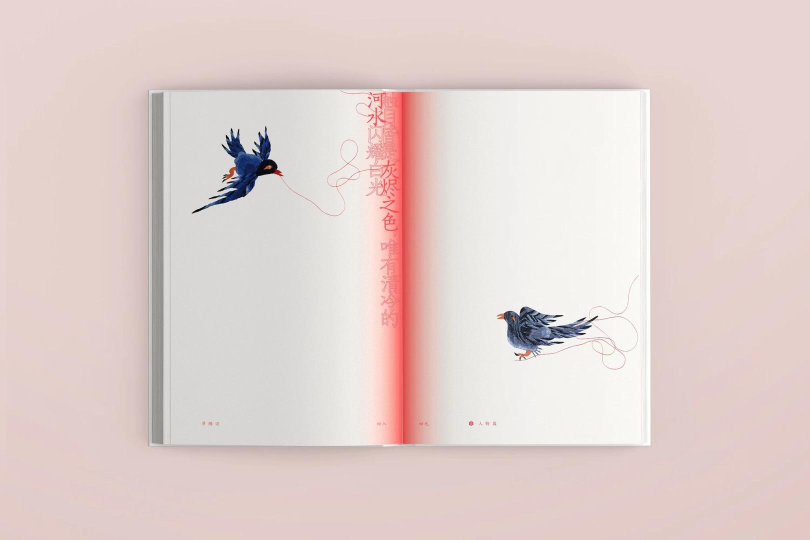
#> input picture knowledge/book-component-libraries/chapter-opener/assets/CHO-CN-0001.jpg, 1620 x 1080 px, given in place of chapter-opener-v001-300dpi.png, which was not available (shown at 1/2 size)
$ python render_lost_human_world_png_flipbook.py
#> lines starting #> are read from the running program, lines starting #| are printed output that depends on the picture; pictures that were not available may be replaced by others from this repository, and a replacement may not be noted
#!/usr/bin/env python3
"""Build a PNG-page StPageFlip variant from the approved V002 sample."""

from __future__ import annotations

import argparse
import re
from pathlib import Path

from PIL import Image

from render_lost_human_world_flipbook import render as render_v002


ROOT = Path(__file__).resolve().parents[1]
PROJECT = ROOT / "projects" / "lost-human-world-cover"
EBOOK = PROJECT / "ebook"
PAGE_DIR = EBOOK / "pages-v003"
OUTPUT = EBOOK / "lost-human-world-ebook-v003-png.html"
RENDER_SOURCE = EBOOK / ".page-render-v003.html"
CHAPTER_ASSET = (
    PROJECT
    / "chapter-opener"
    / "generated"
    / "chapter-opener-v001-300dpi.png"
)
FULL_COVER_ASSET = PROJECT / "generated" / "full-cover-v001-preview.png"

PAGE_FILES = (
    "00-front-cover.png",
    "01-inside-front-cover.png",
    "02-title-page.png",
    "03-toc-left.png",
    "04-toc-right.png",
    "05-chapter-opener-left.png",
    "06-chapter-opener-right.png",
    "07-body-6.png",
    "08-body-7.png",
    "09-body-8.png",
    "10-body-9.png",
    "11-body-10.png",
    "12-body-11.png",
    "13-back-cover.png",
)


# [57 lines left out: functions physical_pages, render_capture_source, png_page_markup, not called in this run]


def install_approved_png_overrides() -> None:
    """Bind the approved chapter spread and back-cover trim to their slots."""
    PAGE_DIR.mkdir(parents=True, exist_ok=True)
    with Image.open(CHAPTER_ASSET) as chapter:
#> chapter is the input picture: PIL image 1620x1080 RGB; mean R, G, B 225.9, 209.3, 206.5
        midpoint = chapter.width // 2
#> midpoint = 810
        chapter.crop((0, 0, midpoint, chapter.height)).resize(
            (1000, 1448), Image.Resampling.LANCZOS
        ).convert("RGB").save(PAGE_DIR / PAGE_FILES[5], format="PNG")
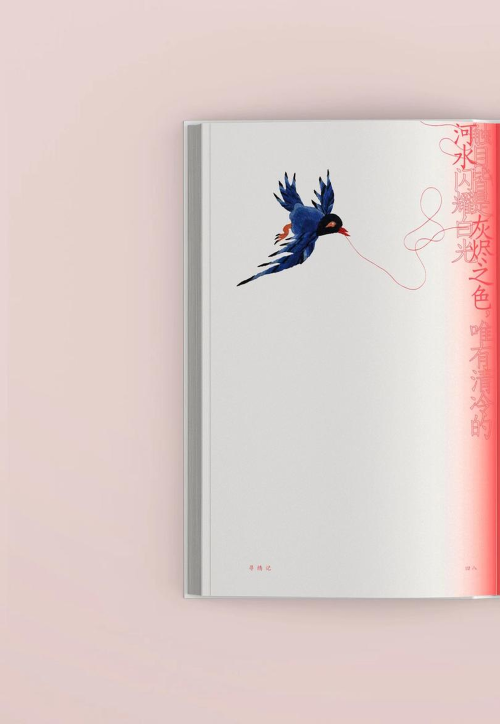
#> saved as 05-chapter-opener-left.png: PIL image 1000x1448 RGB (shown at 1/2 size); mean R, G, B 221.7, 204.8, 202.1
        chapter.crop((midpoint, 0, chapter.width, chapter.height)).resize(
            (1000, 1448), Image.Resampling.LANCZOS
        ).convert("RGB").save(PAGE_DIR / PAGE_FILES[6], format="PNG")
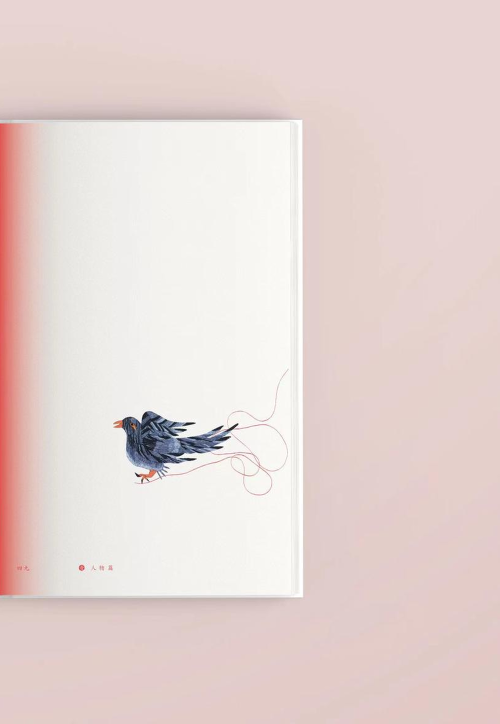
#> saved as 06-chapter-opener-right.png: PIL image 1000x1448 RGB (shown at 1/2 size); mean R, G, B 230.1, 213.8, 210.9

    with Image.open(FULL_COVER_ASSET) as cover:
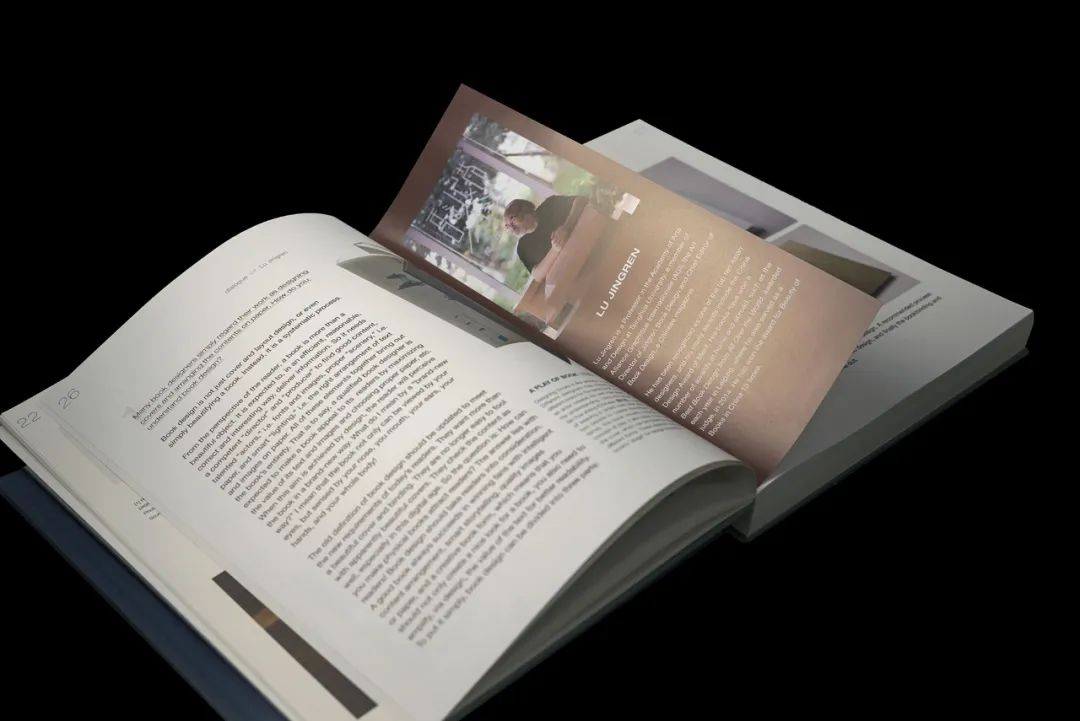
#> input picture knowledge/book-component-libraries/chapter-opener/assets/CHO-CN-0002.jpg, 1080 x 721 px, given in place of full-cover-v001-preview.png, which was not available
#> cover is the input picture: PIL image 1080x721 RGB; mean R, G, B 78.4, 75.6, 72.2
        x_scale = cover.width / 309
#> x_scale = 3.5
        y_scale = cover.height / 216
#> y_scale = 3.34
        trim_box = (
            round(3 * x_scale),
            round(3 * y_scale),
            round((3 + 145) * x_scale),
            round((3 + 210) * y_scale),
        )
#> trim_box = (10, 10, 517, 711)
        cover.crop(trim_box).resize(
            (1000, 1448), Image.Resampling.LANCZOS
        ).convert("RGB").save(PAGE_DIR / PAGE_FILES[13], format="PNG")
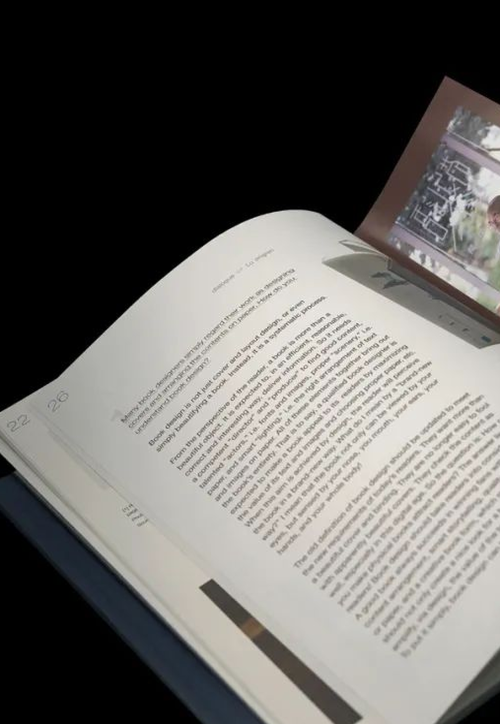
#> saved as 13-back-cover.png: PIL image 1000x1448 RGB (shown at 1/2 size); mean R, G, B 104.7, 103, 100


def render_png_flipbook() -> str:
    missing = [name for name in PAGE_FILES if not (PAGE_DIR / name).is_file()]
    if missing:
#> (the run stopped early here; a loop or call above may not have finished)
